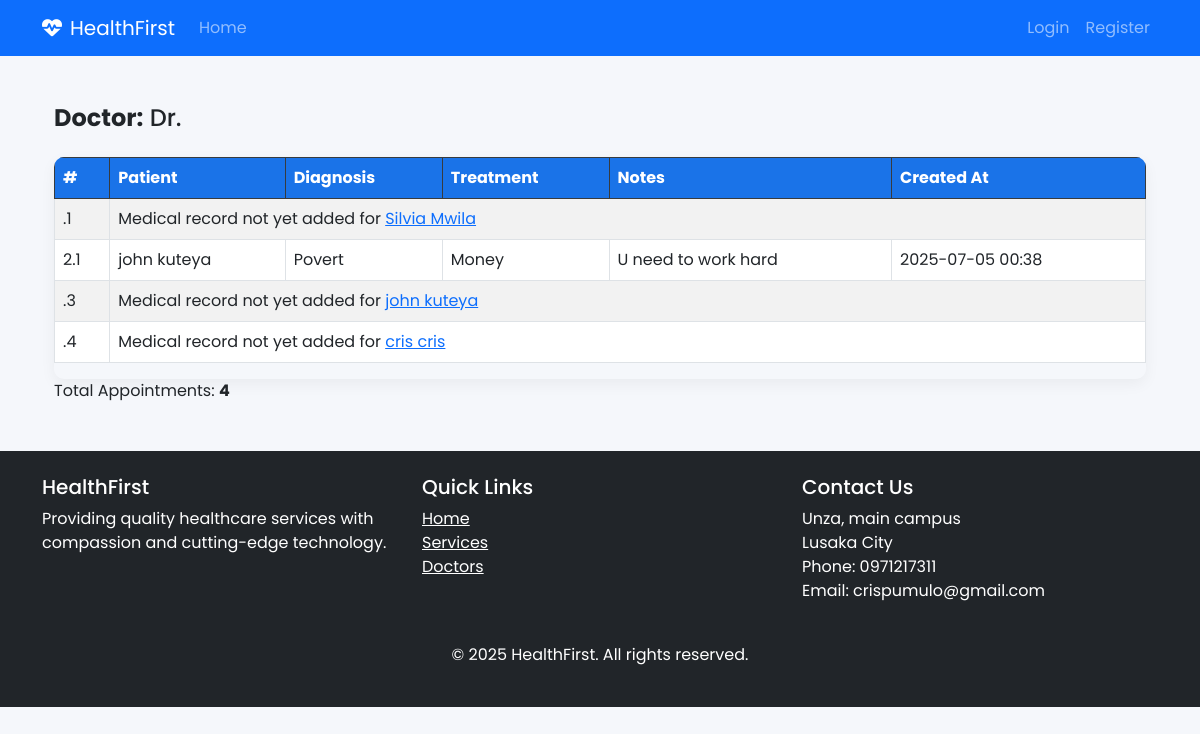
Screenshot of /appointments/medical_record_list/5/ with the database file from the repository.
### appointments/models.py (models this page shows, shortened)
class Appointment(models.Model):
    STATUS_CHOICES = (
        ('pending', 'Pending'),
        ('confirmed', 'Confirmed'),
        ('completed', 'Completed'),
        ('cancelled', 'Cancelled'),
    )
    APPOINTMENT_TYPE_CHOICES = (
        ('in_person', 'In-Person'),
        ('telemedicine', 'Telemedicine'),
    )
    patient = models.ForeignKey(Patient, on_delete=models.CASCADE, related_name='appointments')
    doctor = models.ForeignKey(Doctor, on_delete=models.CASCADE, related_name='appointments')
    date = models.DateField()
    start_time = models.TimeField()
    end_time = models.TimeField()
    reason = models.TextField(blank=True, null=True)
    status = models.CharField(max_length=20, choices=STATUS_CHOICES, default='pending')
    appointment_type = models.CharField(max_length=20, choices=APPOINTMENT_TYPE_CHOICES, default='in_person')
    notes = models.TextField(blank=True, null=True)
    created_at = models.DateTimeField(auto_now_add=True)
    updated_at = models.DateTimeField(auto_now=True)
    class Meta:
        ordering = ['date', 'start_time']
        unique_together = ('doctor', 'date', 'start_time')

class MedicalRecord(models.Model):
    appointment = models.ForeignKey(Appointment, on_delete=models.CASCADE, related_name='medical_records')
    diagnosis = models.TextField()
    treatment = models.TextField()
    notes = models.TextField(blank=True, null=True)
    created_at = models.DateTimeField(auto_now_add=True)

### patients/models.py (models this page shows, shortened)
class Patient(models.Model):
    GENDER_CHOICES = (
        ('M', 'Male'),
        ('F', 'Female'),
        ('O', 'Other'),
    )
    BLOOD_GROUP_CHOICES = (
        ('A+', 'A+'),
        ('A-', 'A-'),
        ('B+', 'B+'),
        ('B-', 'B-'),
        ('AB+', 'AB+'),
        ('AB-', 'AB-'),
        ('O+', 'O+'),
        ('O-', 'O-'),
    )
    user = models.OneToOneField(User, on_delete=models.CASCADE, related_name='patient_profile')
    date_of_birth = models.DateField(null=True, blank=True)
    gender = models.CharField(max_length=1, choices=GENDER_CHOICES, null=True, blank=True)
    blood_group = models.CharField(max_length=5, choices=BLOOD_GROUP_CHOICES, blank=True, null=True)
    height = models.CharField(max_length=10, blank=True, null=True)
    weight = models.DecimalField(max_digits=5, decimal_places=2, blank=True, null=True)
    allergies = models.TextField(blank=True, null=True)
    medical_history = models.TextField(blank=True, null=True)
    emergency_contact = models.CharField(max_length=100, blank=True, null=True)
    emergency_phone = models.CharField(max_length=20, blank=True, null=True)
    insurance_provider = models.CharField(max_length=100, blank=True, null=True)
    insurance_number = models.CharField(max_length=50, blank=True, null=True)
    created_at = models.DateTimeField(default=timezone.now)
    def __str__(self):
        return f"{self.user.get_full_name()}"

### accounts/models.py (models this page shows, shortened)
class User(AbstractUser):
    USER_TYPE_CHOICES = (
        ('admin', 'Administrator'),
        ('doctor', 'Doctor'),
        ('staff', 'Staff'),
        ('patient', 'Patient'),
    )
    user_type = models.CharField(max_length=10, choices=USER_TYPE_CHOICES, default='staff')
    profile_picture = models.ImageField(upload_to='profile_pics/', blank=True, null=True)
    phone = models.CharField(max_length=20, blank=True, null=True)
    address = models.TextField(blank=True, null=True)

### appointments/views.py (the view)
# urls.py: path('medical_record_list/<int:pk>/', views.medical_record_list, name='record_list'),
def medical_record_list(request, pk):
    doctor = Doctor.objects.get(user_id=pk)
    appointments = Appointment.objects.filter(doctor_id=doctor.id)
    context = {
        'appointments': appointments,
    }
    return render(request, 'appointments/record_list.html', context)

### doctors/context_processors.py (called while the page is built)
def user_type(request):
    return {
        'is_patient': hasattr(request.user, 'patient_profile'),
        'is_doctor': hasattr(request.user, 'doctor_profile'),
    }

### appointments/templates/appointments/record_list.html (shortened to what this page needs)
{% extends "accounts/base.html" %}
{% block content %}
<div class="container mt-4">
    <h4><strong>Doctor:</strong> Dr. {{ user.last_name }}</h4>
    {% if appointments %}
        <div class="table-responsive mt-4">
            <table class="table table-bordered table-striped">
                <thead class="table-dark">
                    <tr>
                        <th>#</th>
                        <th>Patient</th>
                        <th>Diagnosis</th>
                        <th>Treatment</th>
                        <th>Notes</th>
                        <th>Created At</th>
                    </tr>
                </thead>
                <tbody>
                    {% for appointment in appointments %}
                        {% for record in appointment.medical_records.all %}
                            <tr>
                                <td>{{ forloop.parentloop.counter }}.{{ forloop.counter }}</td>
                                <td>{{ appointment.patient }}</td>
                                <td>{{ record.diagnosis }}</td>
                                <td>{{ record.treatment }}</td>
                                <td>{{ record.notes|default:"—" }}</td>
                                <td>{{ record.created_at|date:"Y-m-d H:i" }}</td>
                            </tr>
                        {% empty %}
                            <tr>
                                <td>{{ forloop.parentloop.counter }}.{{ forloop.counter }}</td>
                                <td colspan="6"> Medical record not yet added for <a href="{% url 'appointments:detail' appointment.pk %}">{{ appointment.patient }}</a></td>
                            </tr>
                        {% endfor %}
                    {% endfor %}
                </tbody>
            </table>
        </div>
        <p>Total Appointments: <strong>{{ appointments|length }}</strong></p>
    {% else %}
        <div class="alert alert-info mt-4">
            No medical records found.
        </div>
    {% endif %}
</div>
{% endblock %}

### accounts/static/css/style.css (style rules this page uses)
:root { --primary: #1a73e8; --primary-dark: #0d47a1; --secondary: #00c853; --light: #f8f9fa; --dark: #212529; --gray: #6c757d; --light-gray: #e9ecef; --danger: #ff5252; --warning: #ffc107; }
body { font-family: 'Poppins', sans-serif; background-color: #f5f7fb; color: var(--dark); }
.table-responsive { border-radius: 10px; overflow: hidden; box-shadow: 0 5px 15px rgba(0,0,0,0.05); }
.table th { background-color: var(--primary); color: white; }

### rows the page displays
Appointment: patient "Silvia Mwila"
Appointment: patient "john kuteya"
MedicalRecord: diagnosis "Povert", treatment "Money", notes "U need to work hard", created_at "2025-07-05 00:38"
Appointment: patient "john kuteya"
Appointment: patient "cris cris"

### other values shown
{{ appointments|length }} "4"
